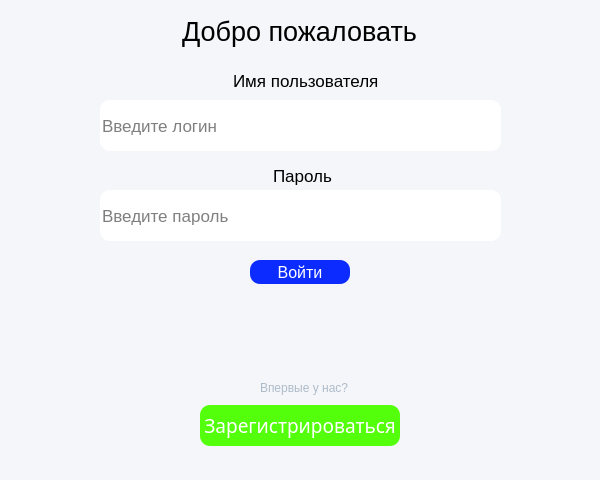
<?xml version="1.0" encoding="UTF-8"?>
<ui version="4.0">
 <class>MainWindow</class>
 <widget class="QMainWindow" name="MainWindow">
  <property name="geometry">
   <rect>
    <x>0</x>
    <y>0</y>
    <width>600</width>
    <height>480</height>
   </rect>
  </property>
  <property name="minimumSize">
   <size>
    <width>600</width>
    <height>480</height>
   </size>
  </property>
  <property name="maximumSize">
   <size>
    <width>600</width>
    <height>480</height>
   </size>
  </property>
  <property name="palette">
   <palette>
    <active>
     <colorrole role="Button">
      <brush brushstyle="SolidPattern">
       <color alpha="255">
        <red>245</red>
        <green>246</green>
        <blue>250</blue>
       </color>
      </brush>
     </colorrole>
     <colorrole role="Text">
      <brush brushstyle="SolidPattern">
       <color alpha="255">
        <red>255</red>
        <green>0</green>
        <blue>0</blue>
       </color>
      </brush>
     </colorrole>
     <colorrole role="ButtonText">
      <brush brushstyle="SolidPattern">
       <color alpha="255">
        <red>85</red>
        <green>0</green>
        <blue>255</blue>
       </color>
      </brush>
     </colorrole>
     <colorrole role="Base">
      <brush brushstyle="SolidPattern">
       <color alpha="255">
        <red>245</red>
        <green>246</green>
        <blue>250</blue>
       </color>
      </brush>
     </colorrole>
     <colorrole role="Window">
      <brush brushstyle="SolidPattern">
       <color alpha="255">
        <red>245</red>
        <green>246</green>
        <blue>250</blue>
       </color>
      </brush>
     </colorrole>
    </active>
    <inactive>
     <colorrole role="Button">
      <brush brushstyle="SolidPattern">
       <color alpha="255">
        <red>245</red>
        <green>246</green>
        <blue>250</blue>
       </color>
      </brush>
     </colorrole>
     <colorrole role="Text">
      <brush brushstyle="SolidPattern">
       <color alpha="255">
        <red>255</red>
        <green>0</green>
        <blue>0</blue>
       </color>
      </brush>
     </colorrole>
     <colorrole role="ButtonText">
      <brush brushstyle="SolidPattern">
       <color alpha="255">
        <red>85</red>
        <green>0</green>
        <blue>255</blue>
       </color>
      </brush>
     </colorrole>
     <colorrole role="Base">
      <brush brushstyle="SolidPattern">
       <color alpha="255">
        <red>245</red>
        <green>246</green>
        <blue>250</blue>
       </color>
      </brush>
     </colorrole>
     <colorrole role="Window">
      <brush brushstyle="SolidPattern">
       <color alpha="255">
        <red>245</red>
        <green>246</green>
        <blue>250</blue>
       </color>
      </brush>
     </colorrole>
    </inactive>
    <disabled>
     <colorrole role="Button">
      <brush brushstyle="SolidPattern">
       <color alpha="255">
        <red>245</red>
        <green>246</green>
        <blue>250</blue>
       </color>
      </brush>
     </colorrole>
     <colorrole role="Text">
      <brush brushstyle="SolidPattern">
       <color alpha="255">
        <red>120</red>
        <green>120</green>
        <blue>120</blue>
       </color>
      </brush>
     </colorrole>
     <colorrole role="ButtonText">
      <brush brushstyle="SolidPattern">
       <color alpha="255">
        <red>120</red>
        <green>120</green>
        <blue>120</blue>
       </color>
      </brush>
     </colorrole>
     <colorrole role="Base">
      <brush brushstyle="SolidPattern">
       <color alpha="255">
        <red>245</red>
        <green>246</green>
        <blue>250</blue>
       </color>
      </brush>
     </colorrole>
     <colorrole role="Window">
      <brush brushstyle="SolidPattern">
       <color alpha="255">
        <red>245</red>
        <green>246</green>
        <blue>250</blue>
       </color>
      </brush>
     </colorrole>
    </disabled>
   </palette>
  </property>
  <property name="windowTitle">
   <string>Most-Web</string>
  </property>
  <property name="windowIcon">
   <iconset>
    <normaloff>Логотип увеличенный.ico</normaloff>Логотип увеличенный.ico</iconset>
  </property>
  <property name="styleSheet">
   <string notr="true">background-color: #F5F6FA</string>
  </property>
  <widget class="QWidget" name="centralwidget">
   <widget class="QLabel" name="label">
    <property name="geometry">
     <rect>
      <x>182</x>
      <y>15</y>
      <width>241</width>
      <height>33</height>
     </rect>
    </property>
    <property name="font">
     <font>
      <pointsize>20</pointsize>
     </font>
    </property>
    <property name="text">
     <string>Добро пожаловать</string>
    </property>
   </widget>
   <widget class="QLabel" name="label_2">
    <property name="geometry">
     <rect>
      <x>233</x>
      <y>70</y>
      <width>161</width>
      <height>21</height>
     </rect>
    </property>
    <property name="font">
     <font>
      <pointsize>13</pointsize>
     </font>
    </property>
    <property name="text">
     <string>Имя пользователя</string>
    </property>
   </widget>
   <widget class="QLabel" name="label_3">
    <property name="geometry">
     <rect>
      <x>273</x>
      <y>165</y>
      <width>71</width>
      <height>21</height>
     </rect>
    </property>
    <property name="font">
     <font>
      <pointsize>13</pointsize>
     </font>
    </property>
    <property name="text">
     <string>Пароль</string>
    </property>
   </widget>
   <widget class="QPushButton" name="avt_btn">
    <property name="geometry">
     <rect>
      <x>250</x>
      <y>260</y>
      <width>100</width>
      <height>24</height>
     </rect>
    </property>
    <property name="palette">
     <palette>
      <active>
       <colorrole role="WindowText">
        <brush brushstyle="SolidPattern">
         <color alpha="255">
          <red>255</red>
          <green>255</green>
          <blue>255</blue>
         </color>
        </brush>
       </colorrole>
       <colorrole role="Button">
        <brush brushstyle="SolidPattern">
         <color alpha="255">
          <red>12</red>
          <green>44</green>
          <blue>255</blue>
         </color>
        </brush>
       </colorrole>
       <colorrole role="Text">
        <brush brushstyle="SolidPattern">
         <color alpha="255">
          <red>255</red>
          <green>255</green>
          <blue>255</blue>
         </color>
        </brush>
       </colorrole>
       <colorrole role="ButtonText">
        <brush brushstyle="SolidPattern">
         <color alpha="255">
          <red>255</red>
          <green>255</green>
          <blue>255</blue>
         </color>
        </brush>
       </colorrole>
       <colorrole role="Base">
        <brush brushstyle="SolidPattern">
         <color alpha="255">
          <red>12</red>
          <green>44</green>
          <blue>255</blue>
         </color>
        </brush>
       </colorrole>
       <colorrole role="Window">
        <brush brushstyle="SolidPattern">
         <color alpha="255">
          <red>12</red>
          <green>44</green>
          <blue>255</blue>
         </color>
        </brush>
       </colorrole>
      </active>
      <inactive>
       <colorrole role="WindowText">
        <brush brushstyle="SolidPattern">
         <color alpha="255">
          <red>255</red>
          <green>255</green>
          <blue>255</blue>
         </color>
        </brush>
       </colorrole>
       <colorrole role="Button">
        <brush brushstyle="SolidPattern">
         <color alpha="255">
          <red>12</red>
          <green>44</green>
          <blue>255</blue>
         </color>
        </brush>
       </colorrole>
       <colorrole role="Text">
        <brush brushstyle="SolidPattern">
         <color alpha="255">
          <red>255</red>
          <green>255</green>
          <blue>255</blue>
         </color>
        </brush>
       </colorrole>
       <colorrole role="ButtonText">
        <brush brushstyle="SolidPattern">
         <color alpha="255">
          <red>255</red>
          <green>255</green>
          <blue>255</blue>
         </color>
        </brush>
       </colorrole>
       <colorrole role="Base">
        <brush brushstyle="SolidPattern">
         <color alpha="255">
          <red>12</red>
          <green>44</green>
          <blue>255</blue>
         </color>
        </brush>
       </colorrole>
       <colorrole role="Window">
        <brush brushstyle="SolidPattern">
         <color alpha="255">
          <red>12</red>
          <green>44</green>
          <blue>255</blue>
         </color>
        </brush>
       </colorrole>
      </inactive>
      <disabled>
       <colorrole role="WindowText">
        <brush brushstyle="SolidPattern">
         <color alpha="255">
          <red>255</red>
          <green>255</green>
          <blue>255</blue>
         </color>
        </brush>
       </colorrole>
       <colorrole role="Button">
        <brush brushstyle="SolidPattern">
         <color alpha="255">
          <red>12</red>
          <green>44</green>
          <blue>255</blue>
         </color>
        </brush>
       </colorrole>
       <colorrole role="Text">
        <brush brushstyle="SolidPattern">
         <color alpha="255">
          <red>255</red>
          <green>255</green>
          <blue>255</blue>
         </color>
        </brush>
       </colorrole>
       <colorrole role="ButtonText">
        <brush brushstyle="SolidPattern">
         <color alpha="255">
          <red>255</red>
          <green>255</green>
          <blue>255</blue>
         </color>
        </brush>
       </colorrole>
       <colorrole role="Base">
        <brush brushstyle="SolidPattern">
         <color alpha="255">
          <red>12</red>
          <green>44</green>
          <blue>255</blue>
         </color>
        </brush>
       </colorrole>
       <colorrole role="Window">
        <brush brushstyle="SolidPattern">
         <color alpha="255">
          <red>12</red>
          <green>44</green>
          <blue>255</blue>
         </color>
        </brush>
       </colorrole>
      </disabled>
     </palette>
    </property>
    <property name="font">
     <font>
      <pointsize>12</pointsize>
     </font>
    </property>
    <property name="styleSheet">
     <string notr="true">#avt_btn {
   background-color: rgb(12, 44, 255); /* Цвет фона кнопки */
    border-radius: 10px; /* Устанавливаем радиус закругления углов */
    color: white; /* Цвет текста кнопки */
}
#avt_btn:hover {
                background-color: rgb(0, 0, 158)
}</string>
    </property>
    <property name="text">
     <string>Войти</string>
    </property>
   </widget>
   <widget class="QLineEdit" name="name_edit">
    <property name="geometry">
     <rect>
      <x>100</x>
      <y>100</y>
      <width>401</width>
      <height>51</height>
     </rect>
    </property>
    <property name="minimumSize">
     <size>
      <width>0</width>
      <height>0</height>
     </size>
    </property>
    <property name="font">
     <font>
      <family>MS Shell Dlg 2</family>
      <pointsize>13</pointsize>
     </font>
    </property>
    <property name="styleSheet">
     <string notr="true">#name_edit {
    border-radius: 10px; /* Устанавливаем радиус закругления углов */
    background-color: rgb(255, 255, 255); /* Цвет фона */
}
</string>
    </property>
    <property name="text">
     <string/>
    </property>
    <property name="placeholderText">
     <string>Введите логин</string>
    </property>
   </widget>
   <widget class="QLineEdit" name="paroll_edit">
    <property name="geometry">
     <rect>
      <x>100</x>
      <y>190</y>
      <width>401</width>
      <height>51</height>
     </rect>
    </property>
    <property name="minimumSize">
     <size>
      <width>0</width>
      <height>0</height>
     </size>
    </property>
    <property name="font">
     <font>
      <family>MS Shell Dlg 2</family>
      <pointsize>13</pointsize>
     </font>
    </property>
    <property name="styleSheet">
     <string notr="true">#paroll_edit {
    border-radius: 10px; /* Устанавливаем радиус закругления углов */
    background-color: rgb(255, 255, 255); /* Цвет фона */
	text-align: center;
}
</string>
    </property>
    <property name="echoMode">
     <enum>QLineEdit::PasswordEchoOnEdit</enum>
    </property>
    <property name="placeholderText">
     <string>Введите пароль</string>
    </property>
   </widget>
   <widget class="QLabel" name="error_label">
    <property name="geometry">
     <rect>
      <x>0</x>
      <y>300</y>
      <width>599</width>
      <height>29</height>
     </rect>
    </property>
    <property name="font">
     <font>
      <pointsize>12</pointsize>
     </font>
    </property>
    <property name="styleSheet">
     <string notr="true">color: rgb(255, 0, 0)</string>
    </property>
    <property name="text">
     <string>&lt;html&gt;&lt;head/&gt;&lt;body&gt;&lt;p align=&quot;center&quot;&gt;&lt;br/&gt;&lt;/p&gt;&lt;/body&gt;&lt;/html&gt;</string>
    </property>
    <property name="alignment">
     <set>Qt::AlignCenter</set>
    </property>
   </widget>
   <widget class="QLabel" name="label_4">
    <property name="geometry">
     <rect>
      <x>260</x>
      <y>380</y>
      <width>91</width>
      <height>16</height>
     </rect>
    </property>
    <property name="palette">
     <palette>
      <active>
       <colorrole role="WindowText">
        <brush brushstyle="SolidPattern">
         <color alpha="255">
          <red>173</red>
          <green>187</green>
          <blue>200</blue>
         </color>
        </brush>
       </colorrole>
       <colorrole role="Button">
        <brush brushstyle="SolidPattern">
         <color alpha="255">
          <red>245</red>
          <green>246</green>
          <blue>250</blue>
         </color>
        </brush>
       </colorrole>
       <colorrole role="Base">
        <brush brushstyle="SolidPattern">
         <color alpha="255">
          <red>245</red>
          <green>246</green>
          <blue>250</blue>
         </color>
        </brush>
       </colorrole>
       <colorrole role="Window">
        <brush brushstyle="SolidPattern">
         <color alpha="255">
          <red>245</red>
          <green>246</green>
          <blue>250</blue>
         </color>
        </brush>
       </colorrole>
      </active>
      <inactive>
       <colorrole role="WindowText">
        <brush brushstyle="SolidPattern">
         <color alpha="255">
          <red>173</red>
          <green>187</green>
          <blue>200</blue>
         </color>
        </brush>
       </colorrole>
       <colorrole role="Button">
        <brush brushstyle="SolidPattern">
         <color alpha="255">
          <red>245</red>
          <green>246</green>
          <blue>250</blue>
         </color>
        </brush>
       </colorrole>
       <colorrole role="Base">
        <brush brushstyle="SolidPattern">
         <color alpha="255">
          <red>245</red>
          <green>246</green>
          <blue>250</blue>
         </color>
        </brush>
       </colorrole>
       <colorrole role="Window">
        <brush brushstyle="SolidPattern">
         <color alpha="255">
          <red>245</red>
          <green>246</green>
          <blue>250</blue>
         </color>
        </brush>
       </colorrole>
      </inactive>
      <disabled>
       <colorrole role="WindowText">
        <brush brushstyle="SolidPattern">
         <color alpha="255">
          <red>120</red>
          <green>120</green>
          <blue>120</blue>
         </color>
        </brush>
       </colorrole>
       <colorrole role="Button">
        <brush brushstyle="SolidPattern">
         <color alpha="255">
          <red>245</red>
          <green>246</green>
          <blue>250</blue>
         </color>
        </brush>
       </colorrole>
       <colorrole role="Base">
        <brush brushstyle="SolidPattern">
         <color alpha="255">
          <red>245</red>
          <green>246</green>
          <blue>250</blue>
         </color>
        </brush>
       </colorrole>
       <colorrole role="Window">
        <brush brushstyle="SolidPattern">
         <color alpha="255">
          <red>245</red>
          <green>246</green>
          <blue>250</blue>
         </color>
        </brush>
       </colorrole>
      </disabled>
     </palette>
    </property>
    <property name="text">
     <string>Впервые у нас?</string>
    </property>
   </widget>
   <widget class="QPushButton" name="registr_btn">
    <property name="geometry">
     <rect>
      <x>200</x>
      <y>405</y>
      <width>200</width>
      <height>41</height>
     </rect>
    </property>
    <property name="palette">
     <palette>
      <active>
       <colorrole role="WindowText">
        <brush brushstyle="SolidPattern">
         <color alpha="255">
          <red>255</red>
          <green>255</green>
          <blue>255</blue>
         </color>
        </brush>
       </colorrole>
       <colorrole role="Button">
        <brush brushstyle="SolidPattern">
         <color alpha="255">
          <red>84</red>
          <green>255</green>
          <blue>11</blue>
         </color>
        </brush>
       </colorrole>
       <colorrole role="Text">
        <brush brushstyle="SolidPattern">
         <color alpha="255">
          <red>255</red>
          <green>255</green>
          <blue>255</blue>
         </color>
        </brush>
       </colorrole>
       <colorrole role="ButtonText">
        <brush brushstyle="SolidPattern">
         <color alpha="255">
          <red>255</red>
          <green>255</green>
          <blue>255</blue>
         </color>
        </brush>
       </colorrole>
       <colorrole role="Base">
        <brush brushstyle="SolidPattern">
         <color alpha="255">
          <red>84</red>
          <green>255</green>
          <blue>11</blue>
         </color>
        </brush>
       </colorrole>
       <colorrole role="Window">
        <brush brushstyle="SolidPattern">
         <color alpha="255">
          <red>84</red>
          <green>255</green>
          <blue>11</blue>
         </color>
        </brush>
       </colorrole>
      </active>
      <inactive>
       <colorrole role="WindowText">
        <brush brushstyle="SolidPattern">
         <color alpha="255">
          <red>255</red>
          <green>255</green>
          <blue>255</blue>
         </color>
        </brush>
       </colorrole>
       <colorrole role="Button">
        <brush brushstyle="SolidPattern">
         <color alpha="255">
          <red>84</red>
          <green>255</green>
          <blue>11</blue>
         </color>
        </brush>
       </colorrole>
       <colorrole role="Text">
        <brush brushstyle="SolidPattern">
         <color alpha="255">
          <red>255</red>
          <green>255</green>
          <blue>255</blue>
         </color>
        </brush>
       </colorrole>
       <colorrole role="ButtonText">
        <brush brushstyle="SolidPattern">
         <color alpha="255">
          <red>255</red>
          <green>255</green>
          <blue>255</blue>
         </color>
        </brush>
       </colorrole>
       <colorrole role="Base">
        <brush brushstyle="SolidPattern">
         <color alpha="255">
          <red>84</red>
          <green>255</green>
          <blue>11</blue>
         </color>
        </brush>
       </colorrole>
       <colorrole role="Window">
        <brush brushstyle="SolidPattern">
         <color alpha="255">
          <red>84</red>
          <green>255</green>
          <blue>11</blue>
         </color>
        </brush>
       </colorrole>
      </inactive>
      <disabled>
       <colorrole role="WindowText">
        <brush brushstyle="SolidPattern">
         <color alpha="255">
          <red>255</red>
          <green>255</green>
          <blue>255</blue>
         </color>
        </brush>
       </colorrole>
       <colorrole role="Button">
        <brush brushstyle="SolidPattern">
         <color alpha="255">
          <red>84</red>
          <green>255</green>
          <blue>11</blue>
         </color>
        </brush>
       </colorrole>
       <colorrole role="Text">
        <brush brushstyle="SolidPattern">
         <color alpha="255">
          <red>255</red>
          <green>255</green>
          <blue>255</blue>
         </color>
        </brush>
       </colorrole>
       <colorrole role="ButtonText">
        <brush brushstyle="SolidPattern">
         <color alpha="255">
          <red>255</red>
          <green>255</green>
          <blue>255</blue>
         </color>
        </brush>
       </colorrole>
       <colorrole role="Base">
        <brush brushstyle="SolidPattern">
         <color alpha="255">
          <red>84</red>
          <green>255</green>
          <blue>11</blue>
         </color>
        </brush>
       </colorrole>
       <colorrole role="Window">
        <brush brushstyle="SolidPattern">
         <color alpha="255">
          <red>84</red>
          <green>255</green>
          <blue>11</blue>
         </color>
        </brush>
       </colorrole>
      </disabled>
     </palette>
    </property>
    <property name="font">
     <font>
      <family>Noto Sans</family>
      <pointsize>14</pointsize>
      <weight>50</weight>
      <bold>false</bold>
     </font>
    </property>
    <property name="styleSheet">
     <string notr="true">#registr_btn {
    background-color: rgb(84, 255, 11); /* Цвет фона кнопки */
    border-radius: 10px; /* Устанавливаем радиус закругления углов */
    color: white; /* Цвет текста кнопки */
}
#registr_btn:hover {
                background-color: rgb(0, 170, 0)
}</string>
    </property>
    <property name="text">
     <string>Зарегистрироваться</string>
    </property>
    <property name="checkable">
     <bool>false</bool>
    </property>
   </widget>
  </widget>
  <widget class="QMenuBar" name="menubar">
   <property name="geometry">
    <rect>
     <x>0</x>
     <y>0</y>
     <width>600</width>
     <height>21</height>
    </rect>
   </property>
  </widget>
  <widget class="QStatusBar" name="statusbar"/>
 </widget>
 <resources/>
 <connections/>
</ui>
